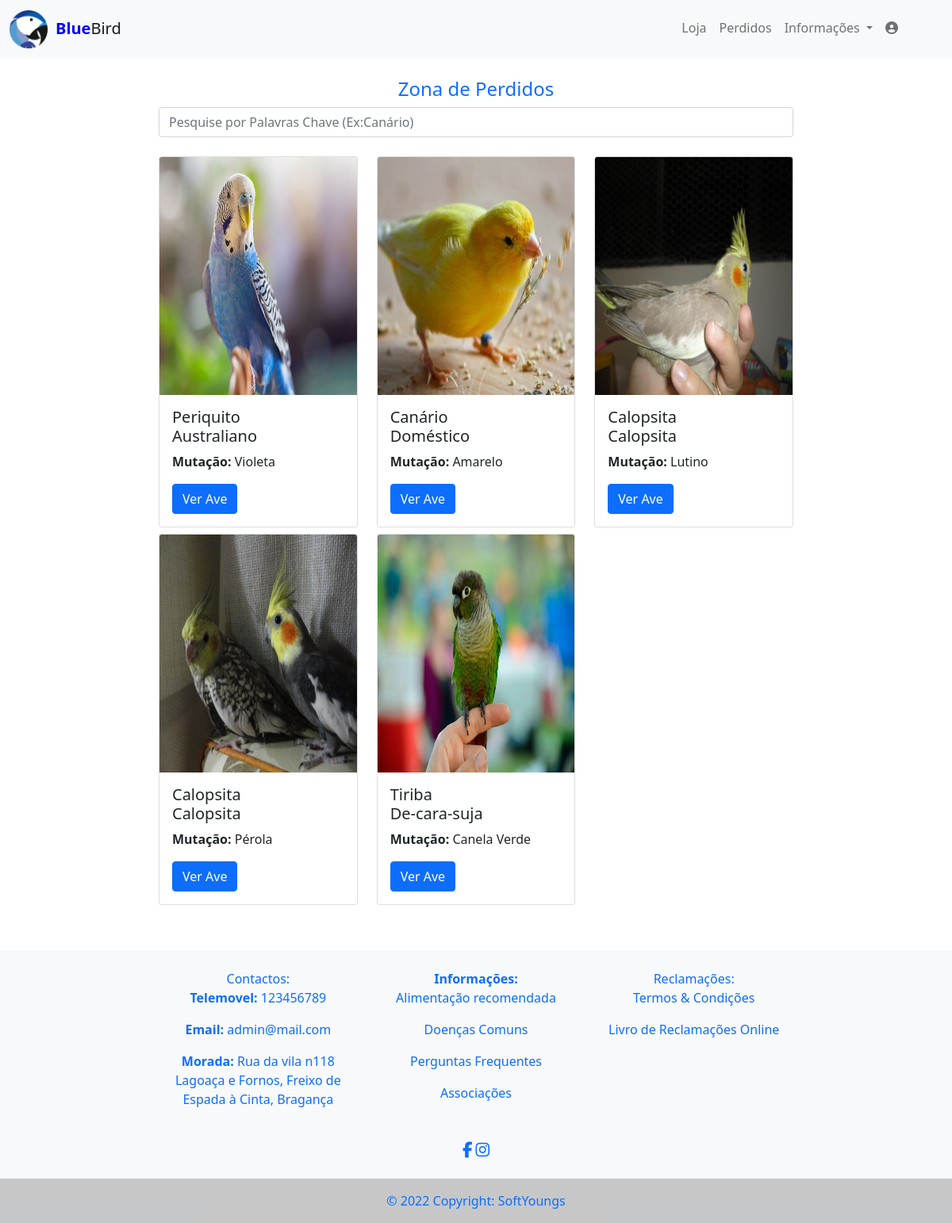
Screenshot of /?opt=9 with the database file from the repository.
### tables this page shows
CREATE TABLE `webdados` (
  `wb_id` int(11) NOT NULL,
  `wb_nome` varchar(50) NOT NULL,
  `wb_face` varchar(200) NOT NULL,
  `wb_insta` varchar(200) NOT NULL,
  `wb_termos` text NOT NULL,
  `wb_mapa` varchar(5000) NOT NULL,
  `wb_distrito` int(11) NOT NULL,
  `wb_concelho` int(11) NOT NULL,
  `wb_freguesia` int(11) NOT NULL,
  `wb_morada` varchar(100) NOT NULL,
  `wb_contacto` varchar(9) NOT NULL
);

CREATE TABLE `ave` (
  `ave_id` int(11) NOT NULL,
  `ave_especie` int(11) NOT NULL,
  `ave_anilha` varchar(20) NOT NULL,
  `ave_genero` int(11) NOT NULL,
  `ave_variedade` int(11) NOT NULL,
  `ave_mutacao` int(11) NOT NULL,
  `ave_ano` date NOT NULL,
  `ave_num_gaiola` int(11) NOT NULL,
  `ave_estado` int(11) NOT NULL,
  `ave_preco` varchar(6) NOT NULL,
  `ave_postura` int(11) NOT NULL,
  `ave_doenca` int(11) NOT NULL,
  `ave_foto` varchar(100) NOT NULL,
  `ave_doenca_desc` text NOT NULL,
  `ave_log_id` int(11) NOT NULL
);

CREATE TABLE `especie` (
  `esp_id` int(11) NOT NULL,
  `esp_nome` varchar(100) NOT NULL
);

CREATE TABLE `variedade` (
  `var_id` int(11) NOT NULL,
  `var_nome` varchar(100) NOT NULL,
  `var_cientifico` varchar(100) NOT NULL,
  `var_esp_id` int(11) NOT NULL
);

CREATE TABLE `mutacao` (
  `mut_id` int(11) NOT NULL,
  `mut_var_id` int(11) NOT NULL,
  `mut_nome` varchar(100) NOT NULL
);

CREATE TABLE `freguesias` (
  `freguesiaid` int(11) NOT NULL,
  `concelhoid` int(11) NOT NULL,
  `freguesia` varchar(150) NOT NULL
);

CREATE TABLE `concelhos` (
  `concelhoid` int(11) NOT NULL,
  `distritoid` int(11) NOT NULL,
  `concelho` text NOT NULL
);

CREATE TABLE `distritos` (
  `distritosid` int(11) NOT NULL,
  `distrito` text NOT NULL
);

### includes/perdidos.php (the view, shortened to what this page needs)
<div class="row">
    <h4 class="text-primary text-center">Zona de Perdidos</h4>
    <form method="post">
        <div class="row">
            <div class="col-sm-12 col-md-12 col-xl-12 col-xxl-12">
                <input type="text" class="form-control" id="pesq_palavra_perdido" Placeholder="Pesquise por Palavras Chave (Ex:Canário)">
            </div>
        </div>
    </form>
</div>
<br>
<div class="row" id="mostra_ave_default">
    <?php
        include 'connections/conn.php';
        if(@$_SESSION["log_id"] == null){
            $aves_venda = mysqli_query($conn, "Select * from ave where ave_estado = 4");
        }else if (@$_SESSION["log_id"] != null){
            $aves_venda = mysqli_query($conn, "Select * from ave where ave_estado = 4 and ave_log_id != '$_SESSION[log_id]'");
        }
        while($ave_v = mysqli_fetch_array($aves_venda)){
            echo '<div class="col-sm-12 col-md-6 col-xl-4 col-xxl-3" style="margin-bottom: 1%;">
                <div class="card">
                    <img src="assets/img/aves/'.$ave_v["ave_foto"].'" style="width: 100%;height: 300px;" class="card-img-top"  alt="'.$ave_v["ave_foto"].'">
                    <div class="card-body">';
                    $ave = mysqli_query($conn, "Select * from ave inner join especie on especie.esp_id = ave.ave_especie
                    join variedade on ave.ave_variedade = variedade.var_id
                    join mutacao on ave.ave_mutacao = mutacao.mut_id
                    where ave_estado = 4 and ave_id = '$ave_v[ave_id]'");
                    if(mysqli_num_rows($ave)){
                    $av = mysqli_fetch_array($ave);
                        echo '<h5 class="card-title">'.@$av["esp_nome"].'<br> '.@$av["var_nome"].'</h5>
                        <p class="card-text"><b>Mutação:</b> '.@$av["mut_nome"].'</p>';
                    }else{
                        echo '<h5 class="card-title">Sem espécie<br> Sem variedade</h5>
                        <p class="card-text">Sem Mutação</p>';
                    }
                    echo '
                        <a href="index.php?opt=3&id='.base64_encode($ave_v["ave_id"]).'" class="btn btn-primary">Ver Ave</a>
                    </div>
                </div>
            </div>';
        }
    ?>
</div>

### includes/header.php (shortened to what this page needs)
<header>
	<?php
	include 'connections/conn.php';
	$query = mysqli_fetch_array(mysqli_query($conn, "SELECT wb_nome from webdados where wb_id = 1"));
	$nome = $query["wb_nome"];
	echo '<nav class="navbar navbar-expand-md navbar-light bg-light mb-4">
    	<div class="container-fluid">';
			echo '<a class="navbar-brand" href="?opt=0">
				<img src="logo_PAP_azul.png" style="width: 10%; height: 10%"><label style="padding-left: 2%"><b style="color: blue">'.substr($nome, 0, $length = 4).'</b>'.substr($nome, 4, $length = mb_strlen($nome)).'</label>
			</a>';
			echo '<button class="navbar-toggler" type="button" data-bs-toggle="collapse" data-bs-target="#navbarCollapse" aria-controls="navbarCollapse" aria-expanded="false" aria-label="Toggle navigation">
				<span class="navbar-toggler-icon"></span>
			</button>
			<div class="collapse navbar-collapse" id="navbarCollapse">
				<ul class="navbar-nav ms-auto me-5 mb-md-1 nav-pills d-flex">';
						if(@$_SESSION["log_type"] != ''){
							if (@$_SESSION["log_type"] == '0') {
								include 'includes/lista_menu_admin.php';
							}else if (@$_SESSION["log_type"] == '1'){
								include 'includes/lista_menu_vet.php';
							}else if (@$_SESSION["log_type"] == '2'){
								include 'includes/lista_menu_user.php';
							}
							echo '
							<li class="nav-item dropdown">
								<a class="nav-link dropdown-toggle" href="#" id="dropdown03" data-bs-toggle="dropdown" aria-expanded="false">';
									include 'connections/conn.php';
									$sql = mysqli_fetch_array(mysqli_query($conn, "Select uti_nome, uti_apelido, uti_foto from utilizador where uti_log_id = '$_SESSION[log_id]'"));
									echo '<img src="assets/img/foto_perfil/'.$sql["uti_foto"].'" style="width:2em; height: 2em; border-radius:50%"><label>&nbsp;'.$sql["uti_nome"].' '.$sql["uti_apelido"].'</label>
								</a>
								<ul class="dropdown-menu" aria-labelledby="dropdown03">';
								echo '<li><a class="dropdown-item" href="includes/terminar_sessao.php">Sair</a></li>
								</ul>
							</li>';
						}else{
							include 'includes/lista_main.php';
						}
				echo '</ul>
			</div>
    	</div>
    </nav>';

### includes/footer.php (shortened to what this page needs)
<footer class="bg-light text-center text-primary navbar-fixed-bottom mt-5" style="position: relative">
<?php
    include 'connections/conn.php';
    $dados = mysqli_fetch_array(mysqli_query($conn, "SELECT webdados.*, distritos.*, concelhos.*, freguesias.* FROM webdados
                                                    inner join distritos on distritos.distritosid = webdados.wb_distrito
                                                    join concelhos on concelhos.concelhoid = webdados.wb_concelho
                                                    join freguesias on freguesias.freguesiaid = webdados.wb_freguesia"));
    $email = mysqli_fetch_array(mysqli_query($conn, "SELECT log_email FROM login where log_id = 1"));
    echo '<div class="col-md-2"></div>
    <div class="col-md-8 offset-md-2">
        <div class="row">
            <div class="col">
                <br>
                <label>Contactos:</label><br>
                <p><b>Telemovel: </b> '.$dados["wb_contacto"].'</p>
                <p><b>Email: </b> '.$email["log_email"].'</p>
                <p><b>Morada: </b> '.$dados["wb_morada"].'<br>'.$dados["freguesia"].', '.$dados["concelho"].', '.$dados["distrito"].'</p>
            </div>
            <div class="col">
                <br>
                <label><b>Informações:</b></label><br>';
                include 'includes/lista_footer.php';
            echo '</div>
            <div class="col">
                <br>
                <label>Reclamações:</label><br>
                <p><a href="index.php?opt=14" style="text-decoration:none;" class="text-primary">Termos & Condições</a></p>
                <p><a href="https://www.livroreclamacoes.pt/inicio" class="text-primary" style="text-decoration:none;">Livro de Reclamações Online</a></p>
            </div>
        </div>
    </div><br>
    <div class="col-md-8 text-center offset-md-2">
        <a href="'.$dados["wb_face"].'" class="text-primary" target="_blank" role="button"><i class="fab fa-facebook-f fa-lg"></i></a>
        <a href="'.$dados["wb_insta"].'" class="text-primary" target="_blank" role="button"><i class="fab fa-instagram fa-lg"></i></a>
    </div><br>
    <div class="text-center p-3" style="background-color: rgba(0, 0, 0, 0.2);">
        © '.date("Y").' Copyright: SoftYoungs
    </div>
    <div class="col-md-2"></div>';
?>
</footer>

### assets/css/estilos.css (style rules this page uses)
body { font-size:100%; }

### rows the page displays
webdados: wb_nome "Blue", wb_nome "Bird", wb_contacto "123456789", wb_morada "Rua da vila n118", freguesias.freguesia "Lagoaça e Fornos", concelhos.concelho "Freixo de Espada à Cinta", distritos.distrito "Bragança"
ave: ave_foto (picture), especie.esp_nome "Periquito", variedade.var_nome "Australiano", mutacao.mut_nome "Violeta"
ave: ave_foto (picture), especie.esp_nome "Canário", variedade.var_nome "Doméstico", mutacao.mut_nome "Amarelo"
ave: ave_foto (picture), especie.esp_nome "Calopsita", variedade.var_nome "Calopsita", mutacao.mut_nome "Lutino"
ave: ave_foto (picture), especie.esp_nome "Calopsita", variedade.var_nome "Calopsita", mutacao.mut_nome "Pérola"
ave: ave_foto (picture), especie.esp_nome "Tiriba", variedade.var_nome "De-cara-suja", mutacao.mut_nome "Canela Verde"

### other values shown
$email["log_email"] "admin@mail.com"
